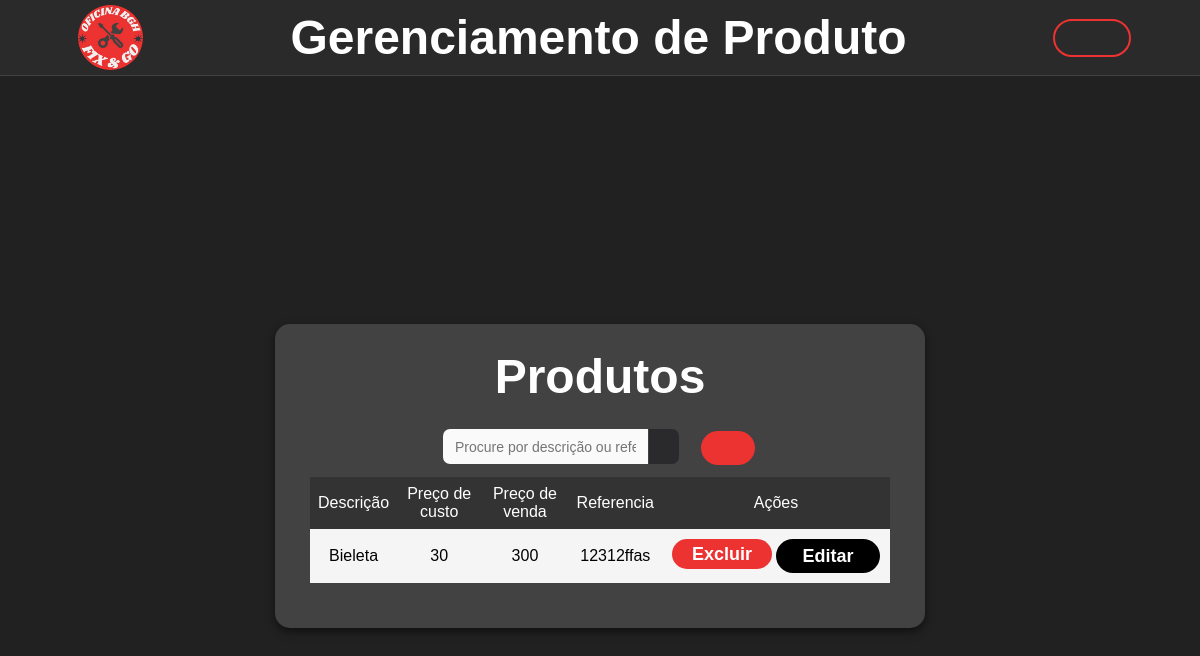
Before: /gerenciamento/gerenciarProdutos.php with the older database file.
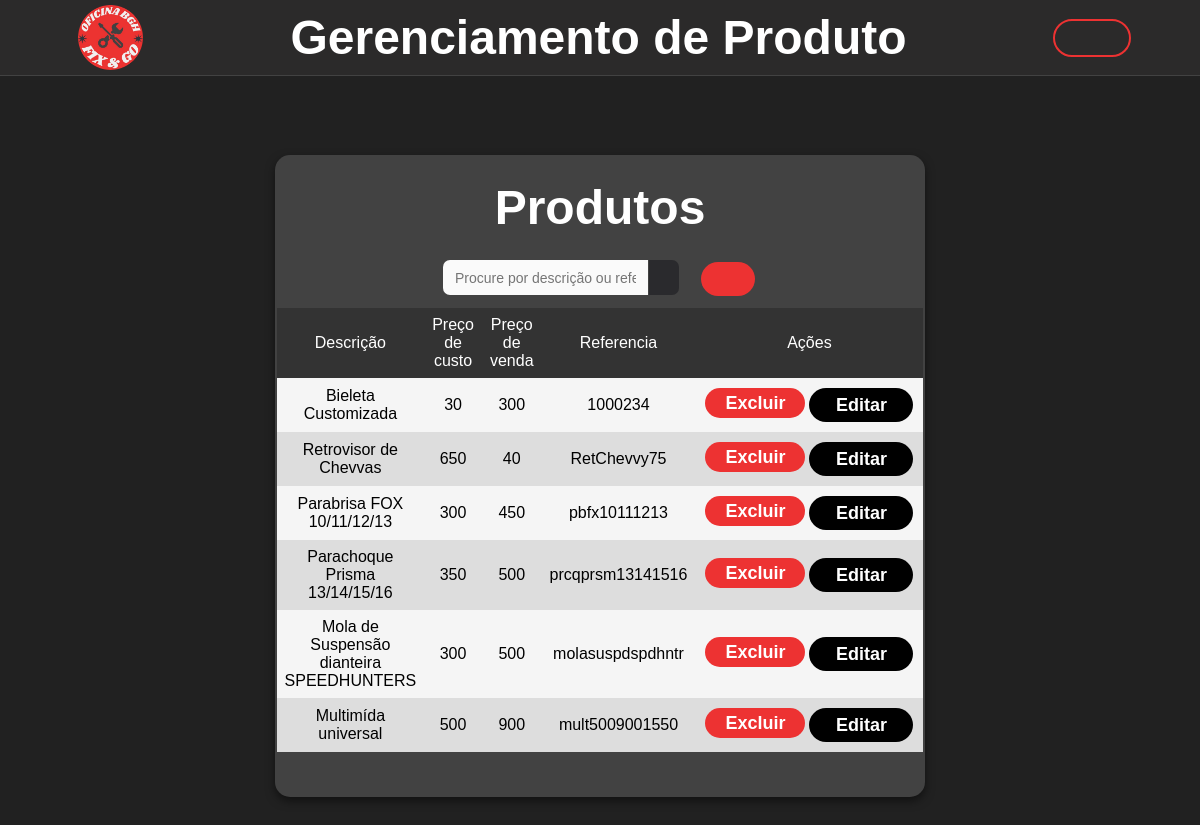
After: the same page with the newer database file.
### tables this page shows
CREATE TABLE `produtos` (
  `id` int(11) NOT NULL,
  `descricao` varchar(1000) NOT NULL,
  `valorCusto` double NOT NULL,
  `valorVenda` double NOT NULL,
  `referencia` varchar(1000) NOT NULL
);

### classes/Produtos.php (called while the page is built, shortened)
<?php
class Produtos
{
    private $conn;
    public function __construct($db)
    {
        $this->conn = $db;
    }
    public function listarTodos(){
        $sql = "SELECT * FROM produtos";
        $stmt = $this->conn->prepare($sql);
        $stmt->execute();
        return $stmt->fetchAll(PDO::FETCH_ASSOC);
    }
}
?>

### gerenciamento/gerenciarProdutos.php (the view, shortened to what this page needs)
<?php
include_once '../config/config.php';
include_once '../classes/Produtos.php';
$produto = new Produtos($db);
$termo = $_GET['pesquisa'] ?? '';
if ($termo) {
    $produtos = $produto->pesquisarProdutos($termo);
} else {
    $produtos = $produto->listarTodos();
}
?>
<!DOCTYPE html>
<html lang="pt-br">
<head>
    <link rel="stylesheet" href="../styles/style_gUsuario.css">
    <link rel="stylesheet" href="https://cdnjs.cloudflare.com/ajax/libs/font-awesome/4.5.0/css/font-awesome.min.css">
</head>
<body>
    <header>
        <img src="../assets/img/logo.png" alt="Logo" class="small-img">
        <h1 class="title">Gerenciamento de Produto</h1>
        <a href="../dashboard.php" class="btn-voltar"><ion-icon name="arrow-undo"></ion-icon></a>
    </header>
    <main>
        <div class="container">
            <h1 class="title-container">Produtos</h1>
            <form method="GET">
                <div class="row">
                    <div class="search" style="margin-right: 20px">
                        <input type="text" name="pesquisa" class="input" placeholder="Procure por descrição ou referência..." value="<?php echo htmlspecialchars($termo); ?>">
                        <button class="search__btn">
                        </button>
                    </div>
                    <a href="../cadastro/cadProduto.php" class="btn-adicionar"><ion-icon name="add-circle"></ion-icon></a>
                </div>
            </form>
            <table>
                <thead>
                    <tr>
                        <th>Descrição</th>
                        <th>Preço de custo</th>
                        <th>Preço de venda</th>
                        <th>Referencia</th>
                        <th>Ações</th>
                    </tr>
                </thead>
                <tbody>
                    <?php foreach ($produtos as $prod): ?>
                        <tr>
                            <td><?php echo $prod['descricao']; ?></td>
                            <td><?php echo $prod['valorCusto']; ?></td>
                            <td><?php echo $prod['valorVenda']; ?></td>
                            <td><?php echo $prod['referencia']; ?></td>
                            <td>
                                <div class="row">
                                <form action="gerenciarProdutos.php" method="POST" onsubmit="return confirm('Tem certeza que deseja excluir?');">
                                        <button type="submit" name="delete" class="btn-excluir">
                                            Excluir <ion-icon name="trash"></ion-icon>
                                        </button>
                                    </form>
                                    <a href="../editar/editarProdutos.php?id=<?php echo $prod['id']; ?>" class="btn-editar">Editar
                                      <ion-icon name="pencil"></ion-icon></a>
                                </div>
                            </td>
                        </tr>
                    <?php endforeach; ?>
                </tbody>
            </table>
        </div>
    </main>
</body>
</html>

### styles/style_gUsuario.css (style rules this page uses)
* { margin: 0; padding: 0; font-family: "Poppins", sans-serif; font-weight: 400; font-style: normal; }
header { width: 100vw; display: flex; flex-direction: row; justify-content: space-around; align-items: center; background-color: #2b2a2a; border-bottom: solid #424242 1px; padding: 5px; color: white; }
h1 { font-weight: 700; font-size: 3rem; }
.small-img { height: 65px; width: 65px; }
.title { color: white; }
.row { display: flex; flex-direction: row; }
main { display: flex; flex-direction: column; justify-content: center; align-items: center; background: #212121; height: 100vh; }
table { margin: 10px; border-collapse: collapse; background-color: #f5f5f5; margin-bottom: 20px; }
th, td { padding: 8px; text-align: center; width: auto; }
th { background-color: #333; color: #fff; width: auto; }
tr:nth-child(even) { background-color: #ddd; }
.btn-voltar { float: right; display: flex; align-items: center; justify-content: center; padding: 2px; text-decoration: none; background-color: transparent; height: 30px; width: 70px; border-radius: 50px; border: solid 2px #ed3232; color: #ed3232; transition: all 0.6s ease; }
.btn-excluir { display: flex; align-items: center; justify-content: center; padding: 2px; text-decoration: none; background-color: #ed3232; height: 30px; width: 100px; border-radius: 50px; border: none; color: white; font-size: 18px; font-weight: 700; margin: 2px; transition: all 0.6s ease; }
.btn-editar { display: flex; align-items: center; justify-content: center; padding: 2px; text-decoration: none; background-color: black; height: 30px; width: 100px; border-radius: 50px; border: none; color: white; font-size: 18px; font-weight: 700; margin: 2px; transition: all 0.6s ease; }
.btn-adicionar { display: flex; align-items: center; justify-content: center; padding: 2px; text-decoration: none; background-color: #ed3232; height: 30px; width: 50px; border-radius: 50px; border: none; color: white; font-weight: 500; margin: 2px; transition: all 0.6s ease; }
.container { display: flex; flex-direction: column; align-items: center; background-color: #424242; padding: 25px; border-radius: 15px; width: 50vw; max-width: 800px; box-shadow: 0px 4px 10px rgba(0, 0, 0, 0.5); }
.title-container { font-weight: 700; font-size: 48px; margin-bottom: 25px; color: white; }
.search { display: flex; justify-content: center; align-items: center; height: 35px; }
.input { max-width: 190px; height: 85%; outline: none; font-size: 14px; font-weight: 500; background-color: #fafafa; caret-color: #f7f7f8; color: #000000; padding: 1px 10px; border: 2px solid transparent; border-top-left-radius: 7px; border-bottom-left-radius: 7px; margin-right: 1px; transition: all .2s ease; }
.search__btn { border: none; cursor: pointer; background-color: rgba(42, 42, 45, 1); border-top-right-radius: 7px; border-bottom-right-radius: 7px; height: 100%; width: 30px; display: flex; justify-content: center; align-items: center; color: white; }

Changed rows visible on the page:
changed produtos: descricao "Bieleta" → "Bieleta Customizada"; referencia "12312ffas" → "1000234"
added produtos: descricao "Retrovisor de Chevvas", valorCusto "650", valorVenda "40", referencia "RetChevvy75"
added produtos: descricao "Parabrisa FOX 10/11/12/13", valorCusto "300", valorVenda "450", referencia "pbfx10111213"
added produtos: descricao "Parachoque Prisma 13/14/15/16", valorCusto "350", valorVenda "500", referencia "prcqprsm13141516"
added produtos: descricao "Mola de Suspensão dianteira SPEEDHUNTERS", valorCusto "300", valorVenda "500", referencia "molasuspdspdhntr"
added produtos: descricao "Multimída universal", valorCusto "500", valorVenda "900", referencia "mult5009001550"
